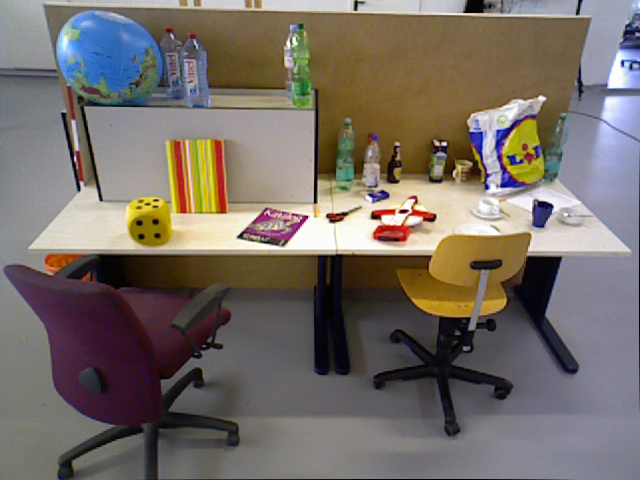
//> input picture example/image/image0.png, 640 x 480 px
$ ./inference_image image/image0.png image/image1.png out.png 100 image/image1.png 100 100   (built with g++ and OpenCV 4)
//> lines starting //> are read from the running program, lines starting //| are printed output that depends on the picture
### example/utils.h
//
// Created by haoyuefan on 23-1-16.
//

#ifndef UTILS_H
#define UTILS_H

#include <iostream>
#include <sys/stat.h>
#include <sys/types.h>
#include <dirent.h>
#include <vector>
#include <string>
#include <cstring>
#include <opencv2/opencv.hpp>
#include <algorithm>

#include "viewfeat/types.h"

// [16 lines left out: function GetFileNames, not called in this run]

static bool FileExists(const std::string& file) {
    struct stat file_status{};
    if (stat(file.c_str(), &file_status) == 0 &&
        (file_status.st_mode & S_IFREG)) {
        return true;
    }
    return false;
}

// [33 lines left out: functions ToKeypoints, VisualizeMatching, not called in this run]

#endif //UTILS_H

### example/inference_image.cpp
#include <chrono>
#include <cstdlib>
#include <iostream>
#include <string>
#include <vector>

#include <opencv2/imgcodecs.hpp>
#include <opencv2/imgproc.hpp>

#include "utils.h"
#include "viewfeat/pipeline.h"

// Two-image local feature matching via FeaturePipeline.

int RunFeatureMatch(const std::string &feature_family, const std::string &image0_path, const std::string &image1_path, const std::string &output_path, int iterations,
                    int target_width, int target_height) {
//> called with feature_family = "image/image1.png", image0_path = "image/image0.png", image1_path = "image/image1.png", output_path = "out.png", iterations = 100, target_width = 100, target_height = 100
  cv::Mat raw_image0 = cv::imread(image0_path, cv::IMREAD_COLOR);
//> raw_image0 is the input picture: 480 rows x 640 cols, CV_8UC3; mean B, G, R 102.9, 109.6, 118.1
  cv::Mat raw_image1 = cv::imread(image1_path, cv::IMREAD_COLOR);
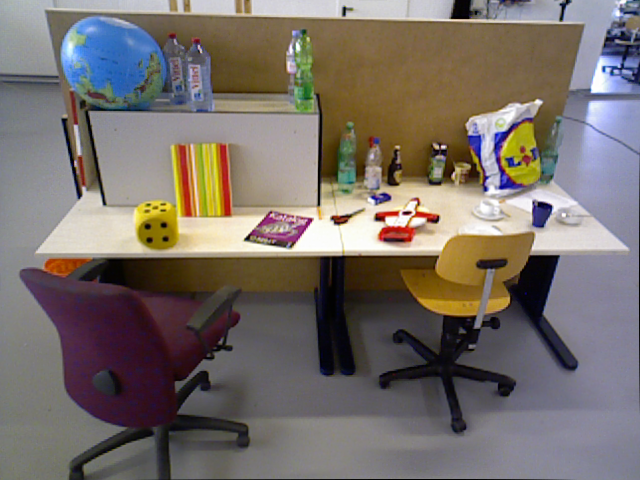
//> input picture example/image/image1.png, 640 x 480 px
//> raw_image1 is the input picture: 480 rows x 640 cols, CV_8UC3; mean B, G, R 105.6, 111, 119.5
  if (raw_image0.empty() || raw_image1.empty()) {
    std::cerr << "Input image is empty. Please check the image path." << std::endl;
    return EXIT_FAILURE;
  }

  cv::Mat image0;
  cv::Mat image1;
  // Resize to the same resolution used at library build time (config superpoint / aliked).
  cv::resize(raw_image0, image0, cv::Size(target_width, target_height), 0.0, 0.0, cv::INTER_LINEAR);
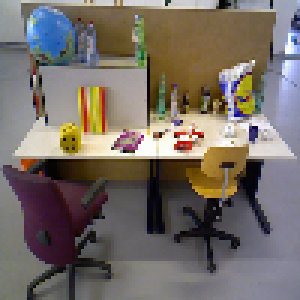
//> image0: 100 rows x 100 cols, CV_8UC3 (shown 3 times larger); mean B, G, R 102.7, 109.4, 117.9
  cv::resize(raw_image1, image1, cv::Size(target_width, target_height), 0.0, 0.0, cv::INTER_LINEAR);
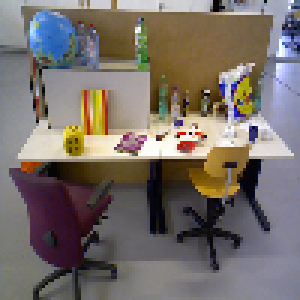
//> image1: 100 rows x 100 cols, CV_8UC3 (shown 3 times larger); mean B, G, R 105.9, 111.2, 119.7
  std::cout << "First image size: " << image0.cols << "x" << image0.rows << std::endl;
//| First image size: 100x100
  std::cout << "Second image size: " << image1.cols << "x" << image1.rows << std::endl;
//| Second image size: 100x100

  std::cout << "Building " << feature_family << " feature pipeline......" << std::endl;
  // One call wires a matched extractor + matcher ("superpoint", "aliked", or a FlexGlue family).
//> (the run ends here: the program needs code that is not available in this run, at `const auto pipeline = viewfeat::FeaturePipeline::Create(feature_family);`)
